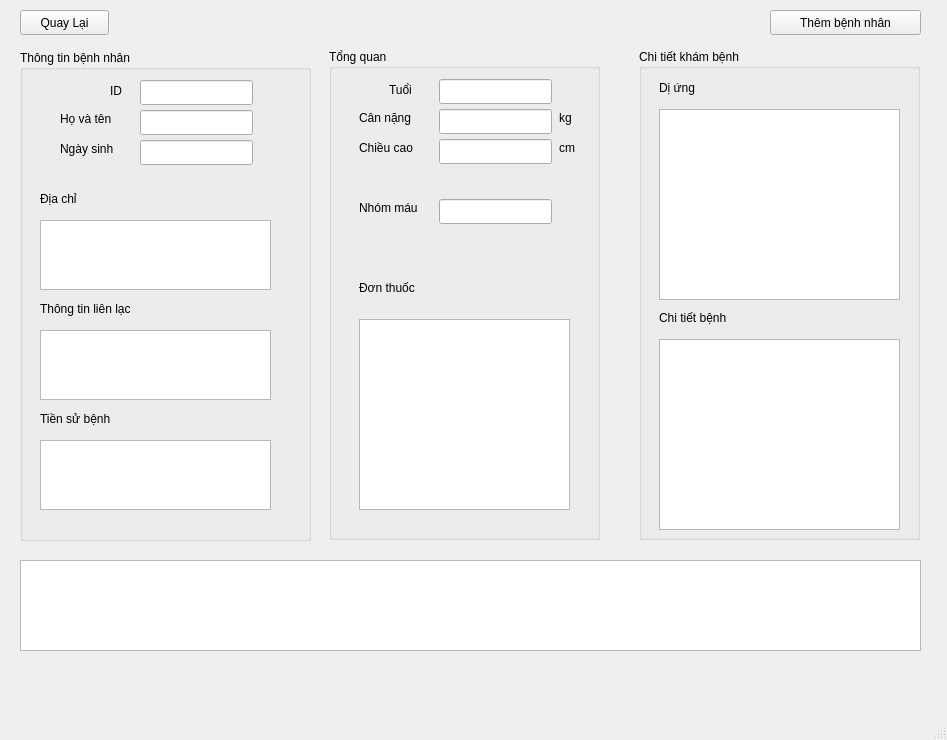
<?xml version="1.0" encoding="UTF-8"?>
<ui version="4.0">
 <class>MainWindow</class>
 <widget class="QMainWindow" name="MainWindow">
  <property name="geometry">
   <rect>
    <x>0</x>
    <y>0</y>
    <width>947</width>
    <height>740</height>
   </rect>
  </property>
  <property name="windowTitle">
   <string>Thêm bệnh nhân</string>
  </property>
  <widget class="QWidget" name="centralwidget">
   <widget class="QGroupBox" name="groupBox">
    <property name="geometry">
     <rect>
      <x>20</x>
      <y>50</y>
      <width>291</width>
      <height>491</height>
     </rect>
    </property>
    <property name="title">
     <string>Thông tin bệnh nhân</string>
    </property>
    <widget class="QLabel" name="label">
     <property name="geometry">
      <rect>
       <x>40</x>
       <y>60</y>
       <width>67</width>
       <height>17</height>
      </rect>
     </property>
     <property name="text">
      <string>Họ và tên </string>
     </property>
    </widget>
    <widget class="QLineEdit" name="tbHoTen">
     <property name="geometry">
      <rect>
       <x>120</x>
       <y>60</y>
       <width>113</width>
       <height>25</height>
      </rect>
     </property>
    </widget>
    <widget class="QLabel" name="label_2">
     <property name="geometry">
      <rect>
       <x>90</x>
       <y>30</y>
       <width>21</width>
       <height>21</height>
      </rect>
     </property>
     <property name="text">
      <string>ID</string>
     </property>
    </widget>
    <widget class="QLineEdit" name="tbID">
     <property name="geometry">
      <rect>
       <x>120</x>
       <y>30</y>
       <width>113</width>
       <height>25</height>
      </rect>
     </property>
    </widget>
    <widget class="QLabel" name="label_3">
     <property name="geometry">
      <rect>
       <x>40</x>
       <y>90</y>
       <width>67</width>
       <height>17</height>
      </rect>
     </property>
     <property name="text">
      <string>Ngày sinh</string>
     </property>
    </widget>
    <widget class="QLineEdit" name="tbNgaySinh">
     <property name="geometry">
      <rect>
       <x>120</x>
       <y>90</y>
       <width>113</width>
       <height>25</height>
      </rect>
     </property>
    </widget>
    <widget class="QLabel" name="label_4">
     <property name="geometry">
      <rect>
       <x>20</x>
       <y>140</y>
       <width>67</width>
       <height>17</height>
      </rect>
     </property>
     <property name="text">
      <string>Địa chỉ</string>
     </property>
    </widget>
    <widget class="QTextEdit" name="tbDiaChi">
     <property name="geometry">
      <rect>
       <x>20</x>
       <y>170</y>
       <width>231</width>
       <height>70</height>
      </rect>
     </property>
    </widget>
    <widget class="QTextEdit" name="tbThongTinLienLac">
     <property name="geometry">
      <rect>
       <x>20</x>
       <y>280</y>
       <width>231</width>
       <height>70</height>
      </rect>
     </property>
    </widget>
    <widget class="QLabel" name="label_5">
     <property name="geometry">
      <rect>
       <x>20</x>
       <y>250</y>
       <width>151</width>
       <height>17</height>
      </rect>
     </property>
     <property name="text">
      <string>Thông tin liên lạc</string>
     </property>
    </widget>
    <widget class="QLabel" name="label_6">
     <property name="geometry">
      <rect>
       <x>20</x>
       <y>360</y>
       <width>121</width>
       <height>17</height>
      </rect>
     </property>
     <property name="text">
      <string>Tiền sử bệnh</string>
     </property>
    </widget>
    <widget class="QTextEdit" name="tbTienSuBenh">
     <property name="geometry">
      <rect>
       <x>20</x>
       <y>390</y>
       <width>231</width>
       <height>70</height>
      </rect>
     </property>
    </widget>
   </widget>
   <widget class="QGroupBox" name="groupBox_2">
    <property name="geometry">
     <rect>
      <x>329</x>
      <y>49</y>
      <width>271</width>
      <height>491</height>
     </rect>
    </property>
    <property name="title">
     <string>Tổng quan</string>
    </property>
    <widget class="QLineEdit" name="tbTuoi">
     <property name="geometry">
      <rect>
       <x>110</x>
       <y>30</y>
       <width>113</width>
       <height>25</height>
      </rect>
     </property>
    </widget>
    <widget class="QLabel" name="label_7">
     <property name="geometry">
      <rect>
       <x>60</x>
       <y>30</y>
       <width>41</width>
       <height>21</height>
      </rect>
     </property>
     <property name="text">
      <string>Tuổi </string>
     </property>
    </widget>
    <widget class="QLineEdit" name="tbCanNang">
     <property name="geometry">
      <rect>
       <x>110</x>
       <y>60</y>
       <width>113</width>
       <height>25</height>
      </rect>
     </property>
    </widget>
    <widget class="QLabel" name="label_8">
     <property name="geometry">
      <rect>
       <x>30</x>
       <y>90</y>
       <width>67</width>
       <height>17</height>
      </rect>
     </property>
     <property name="text">
      <string>Chiều cao</string>
     </property>
    </widget>
    <widget class="QLabel" name="label_9">
     <property name="geometry">
      <rect>
       <x>30</x>
       <y>60</y>
       <width>67</width>
       <height>17</height>
      </rect>
     </property>
     <property name="text">
      <string>Cân nặng</string>
     </property>
    </widget>
    <widget class="QLineEdit" name="tbChieuCao">
     <property name="geometry">
      <rect>
       <x>110</x>
       <y>90</y>
       <width>113</width>
       <height>25</height>
      </rect>
     </property>
    </widget>
    <widget class="QLabel" name="label_13">
     <property name="geometry">
      <rect>
       <x>30</x>
       <y>150</y>
       <width>81</width>
       <height>17</height>
      </rect>
     </property>
     <property name="text">
      <string>Nhóm máu</string>
     </property>
    </widget>
    <widget class="QLineEdit" name="tbNhomMau">
     <property name="geometry">
      <rect>
       <x>110</x>
       <y>150</y>
       <width>113</width>
       <height>25</height>
      </rect>
     </property>
    </widget>
    <widget class="QTextEdit" name="TbDonThuoc">
     <property name="geometry">
      <rect>
       <x>30</x>
       <y>270</y>
       <width>211</width>
       <height>191</height>
      </rect>
     </property>
    </widget>
    <widget class="QLabel" name="label_14">
     <property name="geometry">
      <rect>
       <x>30</x>
       <y>230</y>
       <width>81</width>
       <height>17</height>
      </rect>
     </property>
     <property name="text">
      <string>Đơn thuốc</string>
     </property>
    </widget>
    <widget class="QLabel" name="label_18">
     <property name="geometry">
      <rect>
       <x>230</x>
       <y>60</y>
       <width>31</width>
       <height>17</height>
      </rect>
     </property>
     <property name="text">
      <string>kg</string>
     </property>
    </widget>
    <widget class="QLabel" name="label_19">
     <property name="geometry">
      <rect>
       <x>230</x>
       <y>90</y>
       <width>31</width>
       <height>17</height>
      </rect>
     </property>
     <property name="text">
      <string>cm</string>
     </property>
    </widget>
   </widget>
   <widget class="QGroupBox" name="groupBox_3">
    <property name="geometry">
     <rect>
      <x>639</x>
      <y>49</y>
      <width>281</width>
      <height>491</height>
     </rect>
    </property>
    <property name="title">
     <string>Chi tiết khám bệnh</string>
    </property>
    <widget class="QLabel" name="label_15">
     <property name="geometry">
      <rect>
       <x>20</x>
       <y>30</y>
       <width>67</width>
       <height>17</height>
      </rect>
     </property>
     <property name="text">
      <string>Dị ứng </string>
     </property>
    </widget>
    <widget class="QTextEdit" name="tbDiUng">
     <property name="geometry">
      <rect>
       <x>20</x>
       <y>60</y>
       <width>241</width>
       <height>191</height>
      </rect>
     </property>
    </widget>
    <widget class="QTextEdit" name="tbChiTietBenh">
     <property name="geometry">
      <rect>
       <x>20</x>
       <y>290</y>
       <width>241</width>
       <height>191</height>
      </rect>
     </property>
    </widget>
    <widget class="QLabel" name="label_17">
     <property name="geometry">
      <rect>
       <x>20</x>
       <y>260</y>
       <width>101</width>
       <height>17</height>
      </rect>
     </property>
     <property name="text">
      <string>Chi tiết bệnh </string>
     </property>
    </widget>
   </widget>
   <widget class="QPushButton" name="btQuayLai">
    <property name="geometry">
     <rect>
      <x>20</x>
      <y>10</y>
      <width>89</width>
      <height>25</height>
     </rect>
    </property>
    <property name="text">
     <string>Quay Lại</string>
    </property>
   </widget>
   <widget class="QPushButton" name="btThemBenhNhan">
    <property name="geometry">
     <rect>
      <x>770</x>
      <y>10</y>
      <width>151</width>
      <height>25</height>
     </rect>
    </property>
    <property name="text">
     <string>Thêm bệnh nhân</string>
    </property>
   </widget>
   <widget class="QTextBrowser" name="tbStatus">
    <property name="geometry">
     <rect>
      <x>20</x>
      <y>560</y>
      <width>901</width>
      <height>91</height>
     </rect>
    </property>
   </widget>
  </widget>
  <widget class="QMenuBar" name="menubar">
   <property name="geometry">
    <rect>
     <x>0</x>
     <y>0</y>
     <width>947</width>
     <height>22</height>
    </rect>
   </property>
  </widget>
  <widget class="QStatusBar" name="statusbar"/>
 </widget>
 <resources/>
 <connections/>
</ui>
